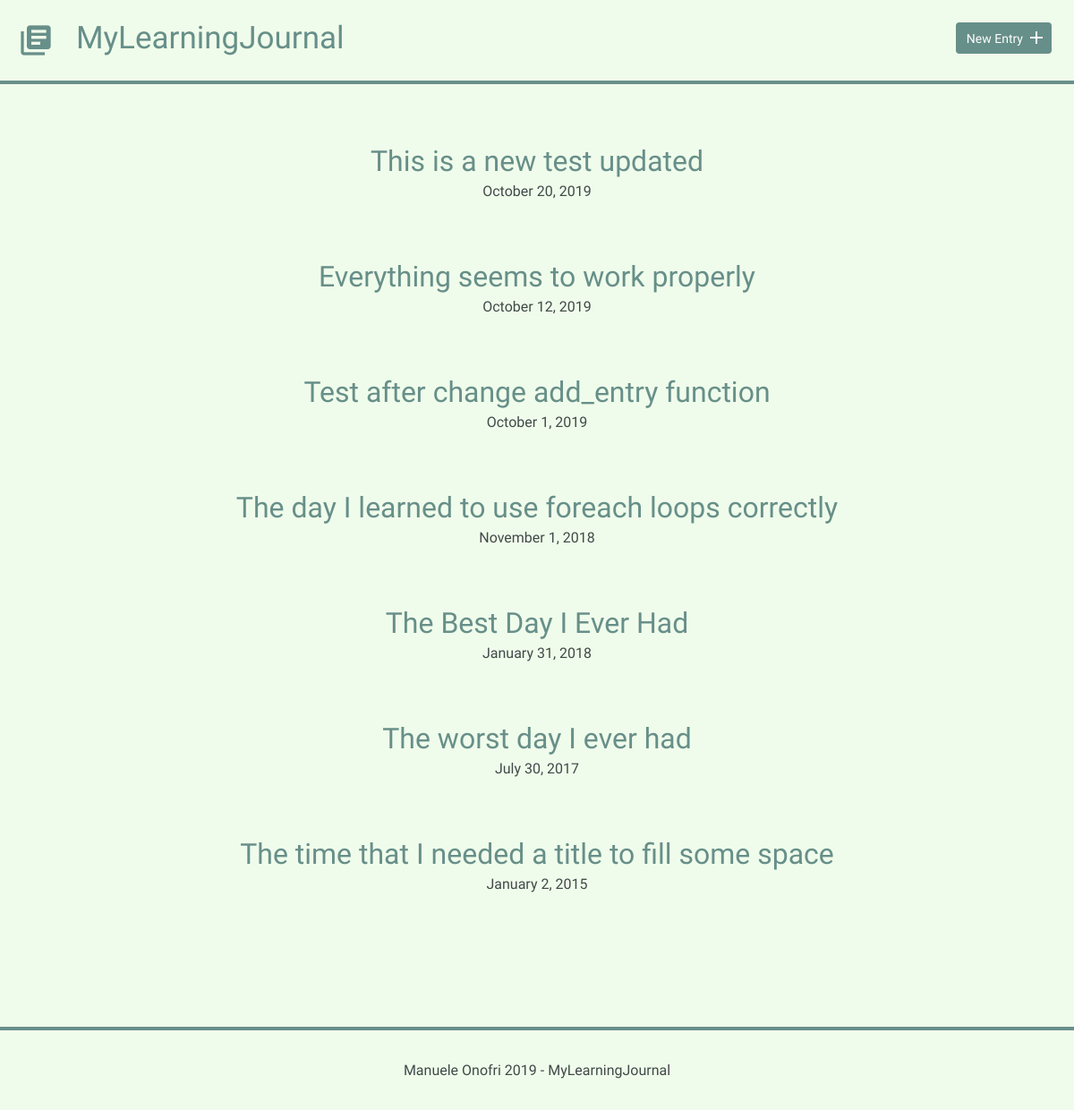
The page / on the database its author committed.
### tables this page shows
CREATE TABLE "entries" (
	`id`	INTEGER,
	`title`	TEXT,
	`date`	TEXT,
	`time_spent`	INTEGER,
	`learned`	BLOB,
	`resources`	BLOB,
	PRIMARY KEY(`id`)
);

### inc/functions.php (called while the page is built, shortened)
<?php
function get_entries() {
    include('connection.php');
    try {
       $results = $db->query('SELECT * FROM entries ORDER BY date DESC');
    } catch (Exception $e) {
       $e->getMessage();
    }
    $entries = $results->fetchAll(PDO::FETCH_ASSOC);
    return $entries;
}

### index.php (the view)
<?php
include('inc/functions.php');
$entries = get_entries();
include('inc/header.php');
?>
        <div class="entry-list">
            <?php foreach ($entries as $entry) { ?>
                <article>
                    <h2>
                        <a href="detail.php?id=<?php echo $entry['id']; ?>">
                            <?php echo $entry['title']; ?>
                        </a>
                    </h2>
                    <time datetime="<?php echo $entry['date']; ?>">
                        <?php echo strftime("%B %e, %G", strtotime($entry['date'])); ?>
                    </time>
                </article>
            <?php } ?>
        </div>
<?php
include('inc/footer.php');
?>

### css/site.css (style rules this page uses)
body { font-size: 16px; color: #404a49; font-family: 'Cousine', serif; font-weight: 400; background-color: rgb(240, 252, 235); }
h1, h2, h3 { margin: 0; font-weight: 400; line-height: 1em; color: #000; }
h2 { font-size: 32px; }
h2 a { text-decoration: none; color: #678f89; }
.entry-list, .edit-entry, .new-entry { max-width: 800px; margin: 0 auto; padding: 70px 0 150px 0; }
.entry-list article { margin-bottom: 70px; text-align: center; }
.entry-list article:last-child { margin-bottom: 0; }
.entry-list article h2 { margin-bottom: 8px; }

### rows shown on the page
entries: title "This is a new test updated", date "October 20, 2019"
entries: title "Everything seems to work properly", date "October 12, 2019"
entries: title "Test after change add_entry function", date "October 1, 2019"
entries: title "The day I learned to use foreach loops correctly", date "November 1, 2018"
entries: title "The Best Day I Ever Had", date "January 31, 2018"
entries: title "The worst day I ever had", date "July 30, 2017"
entries: title "The time that I needed a title to fill some space", date "January 2, 2015"
